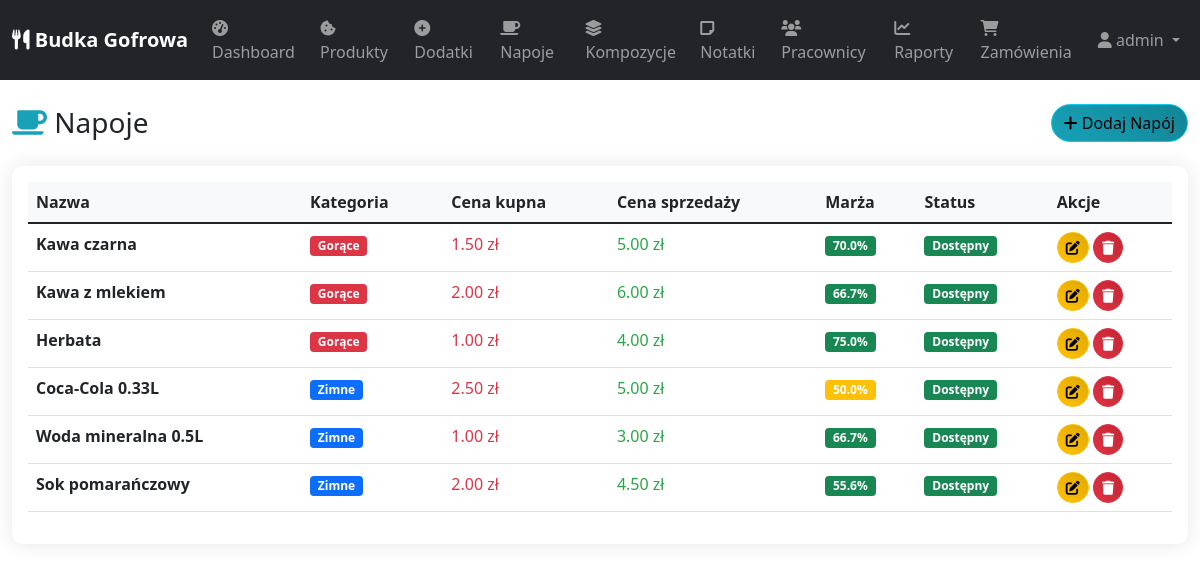
Page /napoje (signed in) on the committed database.
### app.py (models this page shows)
class User(UserMixin, db.Model):
    id = db.Column(db.Integer, primary_key=True)
    username = db.Column(db.String(100), unique=True, nullable=False)
    password_hash = db.Column(db.String(200), nullable=False)
    created_at = db.Column(db.DateTime, default=datetime.utcnow)

class Napoj(db.Model):  # Nowy model
    id = db.Column(db.Integer, primary_key=True)
    nazwa = db.Column(db.String(100), nullable=False)
    cena_kupna = db.Column(db.Float, nullable=False)
    cena_sprzedazy = db.Column(db.Float, nullable=False)
    kategoria = db.Column(db.String(50), default="napój")
    dostepny = db.Column(db.Boolean, default=True)
    created_at = db.Column(db.DateTime, default=datetime.utcnow)
    @property
    def marza(self):
        if self.cena_sprzedazy == 0:
            return 0
        return ((self.cena_sprzedazy - self.cena_kupna) / self.cena_sprzedazy) * 100

### app.py (the view)
@app.route('/napoje')
@login_required
def lista_napojow():
    napoje = Napoj.query.all()
    return render_template('napoje/lista.html', napoje=napoje)

### app.py (called while the page is built)
@login_manager.user_loader
def load_user(user_id):
    return User.query.get(int(user_id))

### templates/napoje/lista.html (shortened to what this page needs)
{% extends "base.html" %}
{% block content %}
<div class="row">
    <div class="col-12">
        <div class="d-flex justify-content-between align-items-center mb-4">
            <h1 class="h3 mb-0">
                <i class="fas fa-coffee text-info"></i> Napoje
            </h1>
            <button type="button" class="btn btn-info" data-bs-toggle="modal" data-bs-target="#napojModal">
                <i class="fas fa-plus"></i> Dodaj Napój
            </button>
        </div>
    </div>
</div>
<div class="row">
    <div class="col-12">
        <div class="card">
            <div class="card-body">
                {% if napoje %}
                    <div class="table-responsive">
                        <table class="table table-hover">
                            <thead>
                                <tr>
                                    <th>Nazwa</th>
                                    <th>Kategoria</th>
                                    <th>Cena kupna</th>
                                    <th>Cena sprzedaży</th>
                                    <th>Marża</th>
                                    <th>Status</th>
                                    <th>Akcje</th>
                                </tr>
                            </thead>
                            <tbody>
                                {% for napoj in napoje %}
                                <tr>
                                    <td><strong>{{ napoj.nazwa }}</strong></td>
                                    <td>
                                        <span class="badge {% if napoj.kategoria == 'gorące' %}bg-danger{% elif napoj.kategoria == 'zimne' %}bg-primary{% else %}bg-secondary{% endif %}">
                                            {{ napoj.kategoria|title }}
                                        </span>
                                    </td>
                                    <td class="text-danger">{{ "%.2f"|format(napoj.cena_kupna) }} zł</td>
                                    <td class="text-success">{{ "%.2f"|format(napoj.cena_sprzedazy) }} zł</td>
                                    <td>
                                        <span class="badge {% if napoj.marza > 50 %}bg-success{% elif napoj.marza > 30 %}bg-warning{% else %}bg-danger{% endif %}">
                                            {{ "%.1f"|format(napoj.marza) }}%
                                        </span>
                                    </td>
                                    <td>
                                        {% if napoj.dostepny %}
                                            <span class="badge bg-success">Dostępny</span>
                                        {% else %}
                                            <span class="badge bg-secondary">Niedostępny</span>
                                        {% endif %}
                                    </td>
                                    <td>
                                        <button type="button" class="btn btn-sm btn-warning"
                                                onclick="edytujNapoj({{ napoj.id }}, '{{ napoj.nazwa }}', {{ napoj.cena_kupna }}, {{ napoj.cena_sprzedazy }}, '{{ napoj.kategoria }}')">
                                            <i class="fas fa-edit"></i>
                                        </button>
                                        <button type="button" class="btn btn-sm btn-danger"
                                                onclick="usunNapoj({{ napoj.id }})">
                                            <i class="fas fa-trash"></i>
                                        </button>
                                    </td>
                                </tr>
                                {% endfor %}
                            </tbody>
                        </table>
                    </div>
                {% else %}
                    <div class="text-center text-muted py-5">
                        <i class="fas fa-coffee fa-3x mb-3"></i>
                        <h5>Brak napojów</h5>
                        <p>Dodaj pierwszy napój, aby uzupełnić ofertę.</p>
                    </div>
                {% endif %}
            </div>
        </div>
    </div>
</div>
{% endblock %}

### templates/base.html (shortened to what this page needs)
<!DOCTYPE html>
<html lang="pl">
<head>
    <link href="https://cdn.jsdelivr.net/npm/bootstrap@5.1.3/dist/css/bootstrap.min.css" rel="stylesheet">
    <link href="https://cdnjs.cloudflare.com/ajax/libs/font-awesome/6.0.0/css/all.min.css" rel="stylesheet">
    <link href="{{ url_for('static', filename='css/custom.css') }}" rel="stylesheet">
</head>
<body>
    {% if current_user.is_authenticated %}
    <nav class="navbar navbar-expand-lg navbar-dark bg-dark">
        <div class="container-fluid">
            <a class="navbar-brand" href="{{ url_for('dashboard') }}">
                <i class="fas fa-utensils"></i> Budka Gofrowa
            </a>
            <div class="collapse navbar-collapse" id="navbarNav">
                <ul class="navbar-nav me-auto">
                    <li class="nav-item">
                        <a class="nav-link" href="{{ url_for('dashboard') }}">
                            <i class="fas fa-tachometer-alt"></i> Dashboard
                        </a>
                    </li>
                    <li class="nav-item">
                        <a class="nav-link" href="{{ url_for('lista_produktow') }}">
                            <i class="fas fa-cookie-bite"></i> Produkty
                        </a>
                    </li>
                    <li class="nav-item">
                        <a class="nav-link" href="{{ url_for('lista_dodatkow') }}">
                            <i class="fas fa-plus-circle"></i> Dodatki
                        </a>
                    </li>
                    <li class="nav-item">
                        <a class="nav-link" href="{{ url_for('lista_napojow') }}">
                            <i class="fas fa-coffee"></i> Napoje
                        </a>
                    </li>
                    <li class="nav-item">
                        <a class="nav-link" href="{{ url_for('lista_kompozycji') }}">
                            <i class="fas fa-layer-group"></i> Kompozycje
                        </a>
                    </li>
                    <li class="nav-item">
                        <a class="nav-link" href="{{ url_for('lista_notatek') }}">
                            <i class="fas fa-sticky-note"></i> Notatki
                        </a>
                    </li>
                    <li class="nav-item">
                        <a class="nav-link" href="{{ url_for('lista_pracownikow') }}">
                            <i class="fas fa-users"></i> Pracownicy
                        </a>
                    </li>
                    <li class="nav-item">
                        <a class="nav-link" href="{{ url_for('lista_raportow') }}">
                            <i class="fas fa-chart-line"></i> Raporty
                        </a>
                    </li>
                    <li class="nav-item">
                        <a class="nav-link" href="{{ url_for('lista_zamowien') }}">
                            <i class="fas fa-shopping-cart"></i> Zamówienia
                        </a>
                    </li>
                </ul>
                <ul class="navbar-nav">
                    <li class="nav-item dropdown">
                        <a class="nav-link dropdown-toggle" href="#" id="navbarDropdown" role="button" data-bs-toggle="dropdown">
                            <i class="fas fa-user"></i> {{ current_user.username }}
                        </a>
                    </li>
                </ul>
            </div>
        </div>
    </nav>
    {% endif %}
    <main class="container-fluid mt-4">
        {% block content %}{% endblock %}
    </main>
</body>
</html>

### static/css/custom.css (style rules this page uses)
.navbar-brand { font-weight: bold; }
.card { box-shadow: 0 0 20px rgba(0,0,0,0.1); border: none; border-radius: 10px; }
.btn { border-radius: 25px; }
.table th { background-color: #f8f9fa; border-top: none; }
.badge { font-size: 0.75em; }
.text-success { color: #28a745 !important; }
.text-danger { color: #dc3545 !important; }
.text-info { color: #17a2b8 !important; }
.btn-warning { background: linear-gradient(45deg, #ffc107, #e0a800); }
.btn-info { background: linear-gradient(45deg, #17a2b8, #138496); }
.btn-danger { background: linear-gradient(45deg, #dc3545, #c82333); }

### rows in the picture
User: username "admin"
Napoj: nazwa "Kawa czarna", kategoria "Gorące", cena_kupna "1.50", cena_sprzedazy "5.00", marza "70.0", dostepny "Dostępny"
Napoj: nazwa "Kawa z mlekiem", kategoria "Gorące", cena_kupna "2.00", cena_sprzedazy "6.00", marza "66.7", dostepny "Dostępny"
Napoj: nazwa "Herbata", kategoria "Gorące", cena_kupna "1.00", cena_sprzedazy "4.00", marza "75.0", dostepny "Dostępny"
Napoj: nazwa "Coca-Cola 0.33L", kategoria "Zimne", cena_kupna "2.50", cena_sprzedazy "5.00", marza "50.0", dostepny "Dostępny"
Napoj: nazwa "Woda mineralna 0.5L", kategoria "Zimne", cena_kupna "1.00", cena_sprzedazy "3.00", marza "66.7", dostepny "Dostępny"
Napoj: nazwa "Sok pomarańczowy", kategoria "Zimne", cena_kupna "2.00", cena_sprzedazy "4.50", marza "55.6", dostepny "Dostępny"
